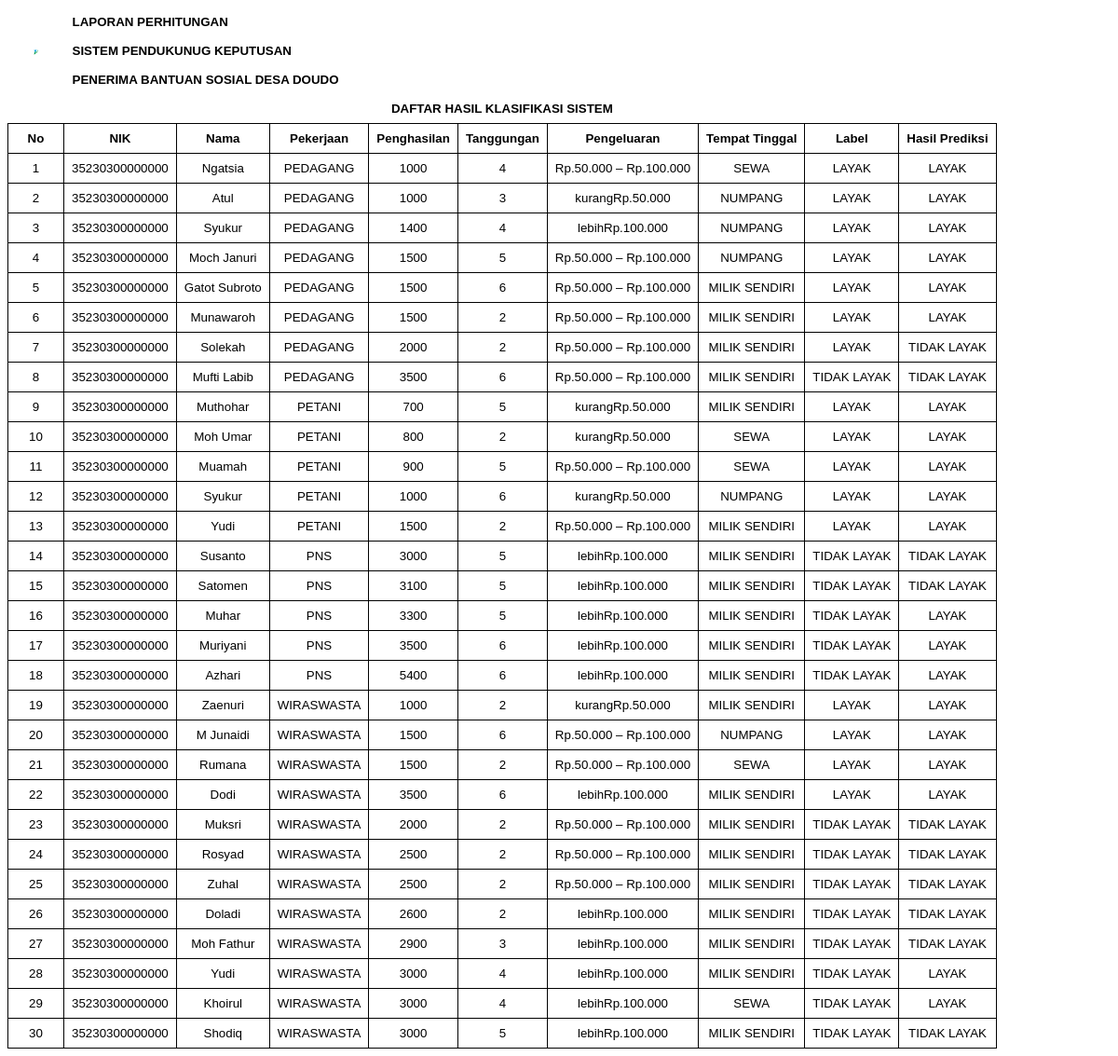
/lapor.php, run on the app's committed database.
### tables this page shows
CREATE TABLE `tb_klasifikasi` (
  `id_klasifikasi` int(50) NOT NULL,
  `id_uji` int(50) NOT NULL,
  `no_kk` varchar(255) DEFAULT NULL,
  `nik` varchar(255) DEFAULT NULL,
  `nama` varchar(255) DEFAULT NULL,
  `alamat` text DEFAULT NULL,
  `jenis_pkj` varchar(255) DEFAULT NULL,
  `jml_phsl` int(255) DEFAULT NULL,
  `jml_art` int(50) DEFAULT NULL,
  `pengeluaran` varchar(255) DEFAULT NULL,
  `status_tmpt` varchar(60) DEFAULT NULL,
  `kelas_asli` varchar(50) NOT NULL,
  `layak` varchar(255) NOT NULL,
  `tidak` varchar(255) NOT NULL,
  `label_prediksi` varchar(50) NOT NULL
);

### lapor.php (the view, shortened to what this page needs)
<!DOCTYPE html>
<html lang="en">
<head>
</head>
<body>
    <table cellpadding="8">
        <tr>
            <th class="logo" rowspan="3"><img style="width:9%" src="img/logo2.png" alt=""></th>
            <th class="title" colspan="10" style="text-align:left">LAPORAN PERHITUNGAN</th>
        </tr>
        <tr>
            <th class="title2" colspan="10" style="text-align:left">SISTEM PENDUKUNUG KEPUTUSAN</th>
        </tr>
        <tr>
            <th class="title3" colspan="10" style="text-align:left">PENERIMA BANTUAN SOSIAL DESA DOUDO</th>
        </tr>
        <tr style="margin-top : 19px;">
            <th colspan="11" class="kosong">DAFTAR HASIL KLASIFIKASI SISTEM</th>
        </tr>
        <tr>
            <th class="hed">No</th>
            <th class="hed">NIK</>
            <th class="hed">Nama</th>
            <th class="hed">Pekerjaan</th>
            <th class="hed">Penghasilan</th>
            <th class="hed">Tanggungan</th>
            <th class="hed">Pengeluaran</th>
            <th class="hed">Tempat Tinggal</th>
            <th class="hed">Label</th>
            <th class="hed">Hasil Prediksi</th>
        </tr>
        <?php
            include "function.php";
            $query_mysql = mysqli_query($host,"SELECT * FROM tb_klasifikasi")or die(mysqli_error());
            $no = 1;
            while($data = mysqli_fetch_array($query_mysql)){
        ?>
        <tr>
            <td class="isi"><?php echo $no++; ?></td>
            <td class="isi"> <?php echo $data['nik']; ?></td>
            <td class="isi"> <?php echo $data['nama']; ?></td>
            <td class="isi"> <?php echo $data['jenis_pkj']; ?></td>
            <td class="isi"> <?php echo $data['jml_phsl']; ?></td>
            <td class="isi"> <?php echo $data['jml_art']; ?> </td>
            <td class="isi"> <?php echo $data['pengeluaran']; ?> </td>
            <td class="isi"> <?php echo $data['status_tmpt']; ?> </td>
            <td class="isi"> <?php echo $data['kelas_asli']; ?> </td>
            <td class="isi"> <?php echo $data['label_prediksi']; ?> </td>
        </tr>
        <?php }?>
    </table>
</body>
</html>

### lapor.php (style rules this page uses)
body { font-family: arial; font-size: 10pt; }
table { border-collapse: collapse; }
tr { text-align : center; }
th.hed { border : 1px solid #000; }
td.isi { border : 1px solid #000; }
th.logo { padding: 0; margin: 0; width: 60px; }
th.title, th.title2, th.title3 { padding-left: 9px; }

### data on the page
tb_klasifikasi: nik "35230300000000", nama "Ngatsia", jenis_pkj "PEDAGANG", jml_phsl "1000", jml_art "4", pengeluaran "Rp.50.000 – Rp.100.000", status_tmpt "SEWA", kelas_asli "LAYAK", label_prediksi "LAYAK"
tb_klasifikasi: nik "35230300000000", nama "Atul", jenis_pkj "PEDAGANG", jml_phsl "1000", jml_art "3", pengeluaran "kurangRp.50.000", status_tmpt "NUMPANG", kelas_asli "LAYAK", label_prediksi "LAYAK"
tb_klasifikasi: nik "35230300000000", nama "Syukur", jenis_pkj "PEDAGANG", jml_phsl "1400", jml_art "4", pengeluaran "lebihRp.100.000", status_tmpt "NUMPANG", kelas_asli "LAYAK", label_prediksi "LAYAK"
tb_klasifikasi: nik "35230300000000", nama "Moch Januri", jenis_pkj "PEDAGANG", jml_phsl "1500", jml_art "5", pengeluaran "Rp.50.000 – Rp.100.000", status_tmpt "NUMPANG", kelas_asli "LAYAK", label_prediksi "LAYAK"
tb_klasifikasi: nik "35230300000000", nama "Gatot Subroto", jenis_pkj "PEDAGANG", jml_phsl "1500", jml_art "6", pengeluaran "Rp.50.000 – Rp.100.000", status_tmpt "MILIK SENDIRI", kelas_asli "LAYAK", label_prediksi "LAYAK"
tb_klasifikasi: nik "35230300000000", nama "Munawaroh", jenis_pkj "PEDAGANG", jml_phsl "1500", jml_art "2", pengeluaran "Rp.50.000 – Rp.100.000", status_tmpt "MILIK SENDIRI", kelas_asli "LAYAK", label_prediksi "LAYAK"
tb_klasifikasi: nik "35230300000000", nama "Solekah", jenis_pkj "PEDAGANG", jml_phsl "2000", jml_art "2", pengeluaran "Rp.50.000 – Rp.100.000", status_tmpt "MILIK SENDIRI", kelas_asli "LAYAK", label_prediksi "TIDAK LAYAK"
tb_klasifikasi: nik "35230300000000", nama "Mufti Labib", jenis_pkj "PEDAGANG", jml_phsl "3500", jml_art "6", pengeluaran "Rp.50.000 – Rp.100.000", status_tmpt "MILIK SENDIRI", kelas_asli "TIDAK LAYAK", label_prediksi "TIDAK LAYAK"
tb_klasifikasi: nik "35230300000000", nama "Muthohar", jenis_pkj "PETANI", jml_phsl "700", jml_art "5", pengeluaran "kurangRp.50.000", status_tmpt "MILIK SENDIRI", kelas_asli "LAYAK", label_prediksi "LAYAK"
tb_klasifikasi: nik "35230300000000", nama "Moh Umar", jenis_pkj "PETANI", jml_phsl "800", jml_art "2", pengeluaran "kurangRp.50.000", status_tmpt "SEWA", kelas_asli "LAYAK", label_prediksi "LAYAK"
tb_klasifikasi: nik "35230300000000", nama "Muamah", jenis_pkj "PETANI", jml_phsl "900", jml_art "5", pengeluaran "Rp.50.000 – Rp.100.000", status_tmpt "SEWA", kelas_asli "LAYAK", label_prediksi "LAYAK"
tb_klasifikasi: nik "35230300000000", nama "Syukur", jenis_pkj "PETANI", jml_phsl "1000", jml_art "6", pengeluaran "kurangRp.50.000", status_tmpt "NUMPANG", kelas_asli "LAYAK", label_prediksi "LAYAK"
tb_klasifikasi: nik "35230300000000", nama "Yudi", jenis_pkj "PETANI", jml_phsl "1500", jml_art "2", pengeluaran "Rp.50.000 – Rp.100.000", status_tmpt "MILIK SENDIRI", kelas_asli "LAYAK", label_prediksi "LAYAK"
tb_klasifikasi: nik "35230300000000", nama "Susanto", jenis_pkj "PNS", jml_phsl "3000", jml_art "5", pengeluaran "lebihRp.100.000", status_tmpt "MILIK SENDIRI", kelas_asli "TIDAK LAYAK", label_prediksi "TIDAK LAYAK"
tb_klasifikasi: nik "35230300000000", nama "Satomen", jenis_pkj "PNS", jml_phsl "3100", jml_art "5", pengeluaran "lebihRp.100.000", status_tmpt "MILIK SENDIRI", kelas_asli "TIDAK LAYAK", label_prediksi "TIDAK LAYAK"
tb_klasifikasi: nik "35230300000000", nama "Muhar", jenis_pkj "PNS", jml_phsl "3300", jml_art "5", pengeluaran "lebihRp.100.000", status_tmpt "MILIK SENDIRI", kelas_asli "TIDAK LAYAK", label_prediksi "LAYAK"
tb_klasifikasi: nik "35230300000000", nama "Muriyani", jenis_pkj "PNS", jml_phsl "3500", jml_art "6", pengeluaran "lebihRp.100.000", status_tmpt "MILIK SENDIRI", kelas_asli "TIDAK LAYAK", label_prediksi "LAYAK"
tb_klasifikasi: nik "35230300000000", nama "Azhari", jenis_pkj "PNS", jml_phsl "5400", jml_art "6", pengeluaran "lebihRp.100.000", status_tmpt "MILIK SENDIRI", kelas_asli "TIDAK LAYAK", label_prediksi "LAYAK"
tb_klasifikasi: nik "35230300000000", nama "Zaenuri", jenis_pkj "WIRASWASTA", jml_phsl "1000", jml_art "2", pengeluaran "kurangRp.50.000", status_tmpt "MILIK SENDIRI", kelas_asli "LAYAK", label_prediksi "LAYAK"
tb_klasifikasi: nik "35230300000000", nama "M Junaidi", jenis_pkj "WIRASWASTA", jml_phsl "1500", jml_art "6", pengeluaran "Rp.50.000 – Rp.100.000", status_tmpt "NUMPANG", kelas_asli "LAYAK", label_prediksi "LAYAK"
tb_klasifikasi: nik "35230300000000", nama "Rumana", jenis_pkj "WIRASWASTA", jml_phsl "1500", jml_art "2", pengeluaran "Rp.50.000 – Rp.100.000", status_tmpt "SEWA", kelas_asli "LAYAK", label_prediksi "LAYAK"
tb_klasifikasi: nik "35230300000000", nama "Dodi", jenis_pkj "WIRASWASTA", jml_phsl "3500", jml_art "6", pengeluaran "lebihRp.100.000", status_tmpt "MILIK SENDIRI", kelas_asli "LAYAK", label_prediksi "LAYAK"
tb_klasifikasi: nik "35230300000000", nama "Muksri", jenis_pkj "WIRASWASTA", jml_phsl "2000", jml_art "2", pengeluaran "Rp.50.000 – Rp.100.000", status_tmpt "MILIK SENDIRI", kelas_asli "TIDAK LAYAK", label_prediksi "TIDAK LAYAK"
tb_klasifikasi: nik "35230300000000", nama "Rosyad", jenis_pkj "WIRASWASTA", jml_phsl "2500", jml_art "2", pengeluaran "Rp.50.000 – Rp.100.000", status_tmpt "MILIK SENDIRI", kelas_asli "TIDAK LAYAK", label_prediksi "TIDAK LAYAK"
tb_klasifikasi: nik "35230300000000", nama "Zuhal", jenis_pkj "WIRASWASTA", jml_phsl "2500", jml_art "2", pengeluaran "Rp.50.000 – Rp.100.000", status_tmpt "MILIK SENDIRI", kelas_asli "TIDAK LAYAK", label_prediksi "TIDAK LAYAK"
tb_klasifikasi: nik "35230300000000", nama "Doladi", jenis_pkj "WIRASWASTA", jml_phsl "2600", jml_art "2", pengeluaran "lebihRp.100.000", status_tmpt "MILIK SENDIRI", kelas_asli "TIDAK LAYAK", label_prediksi "TIDAK LAYAK"
tb_klasifikasi: nik "35230300000000", nama "Moh Fathur", jenis_pkj "WIRASWASTA", jml_phsl "2900", jml_art "3", pengeluaran "lebihRp.100.000", status_tmpt "MILIK SENDIRI", kelas_asli "TIDAK LAYAK", label_prediksi "TIDAK LAYAK"
tb_klasifikasi: nik "35230300000000", nama "Yudi", jenis_pkj "WIRASWASTA", jml_phsl "3000", jml_art "4", pengeluaran "lebihRp.100.000", status_tmpt "MILIK SENDIRI", kelas_asli "TIDAK LAYAK", label_prediksi "LAYAK"
tb_klasifikasi: nik "35230300000000", nama "Khoirul", jenis_pkj "WIRASWASTA", jml_phsl "3000", jml_art "4", pengeluaran "lebihRp.100.000", status_tmpt "SEWA", kelas_asli "TIDAK LAYAK", label_prediksi "LAYAK"
tb_klasifikasi: nik "35230300000000", nama "Shodiq", jenis_pkj "WIRASWASTA", jml_phsl "3000", jml_art "5", pengeluaran "lebihRp.100.000", status_tmpt "MILIK SENDIRI", kelas_asli "TIDAK LAYAK", label_prediksi "TIDAK LAYAK"
